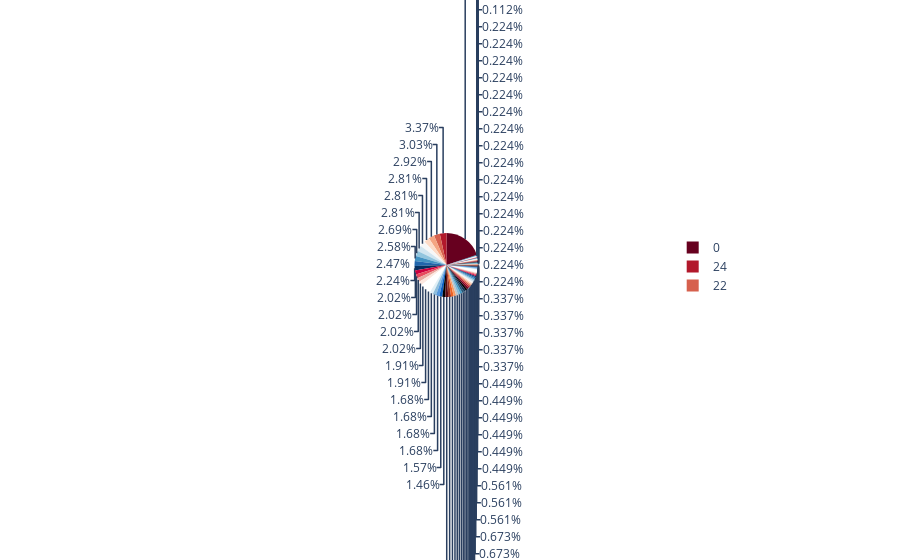

This figure's notebook cell:
### Code cell
#Total Age grahp
dfage = dftrainage
fig = px.pie(dfage, values='total_age', names='Age', color_discrete_sequence=px.colors.sequential.RdBu)
fig.show()

### Figure 1 — Plotly figure (JSON) as saved in the notebook; plotly's stock layout.template omitted (floating-point values rounded to 4 significant figures)
{"data": [{"domain": {"x": [0, 1], "y": [0, 1]}, "hovertemplate": "Age=%{label}<br>total_age=%{value}<extra></extra>", "labels": [0, 0.42, 0.67, 0.75, 0.83, 0.92, 1, 2, 3, 4, 5, 6, 7, 8, 9, 10, 11, 12, 13, 14, 14.5, 15, 16, 17, 18, 19, 20, 20.5, 21, 22, 23, 23.5, 24, 24.5, 25, 26, 27, 28, 28.5, 29, 30, 30.5, 31, 32, 32.5, 33, 34, 34.5, 35, 36, 36.5, 37, 38, 39, 40, 40.5, 41, 42, 43, 44, 45, 45.5, 46, 47, 48, 49, 50, 51, 52, 53, 54, 55, 55.5, 56, 57, 58, 59, 60, 61, 62, 63, 64, 65, 66, 70, 70.5, 71, 74, 80], "legendgroup": "", "name": "", "showlegend": true, "type": "pie", "values": [177, 1, 1, 2, 2, 1, 7, 10, 6, 10, 4, 3, 3, 4, 8, 2, 4, 1, 2, 6, 1, 5, 17, 13, 26, 25, 15, 1, 24, 27, 15, 1, 30, 1, 23, 18, 18, 25, 2, 20, 25, 2, 17, 18, 2, 15, 15, 1, 18, 22, 1, 6, 11, 14, 13, 2, 6, 13, 5, 9, 12, 2, 3, 9, 9, 6, 10, 7, 6, 1, 8, 2, 1, 4, 2, 5, 2, 4, 3, 4, 2, 2, 3, 1, 2, 1, 2, 1, 1]}], "layout": {"legend": {"tracegroupgap": 0}, "margin": {"t": 60}, "piecolorway": ["rgb(103,0,31)", "rgb(178,24,43)", "rgb(214,96,77)", "rgb(244,165,130)", "rgb(253,219,199)", "rgb(247,247,247)", "rgb(209,229,240)", "rgb(146,197,222)", "rgb(67,147,195)", "rgb(33,102,172)", "rgb(5,48,97)"]}}
